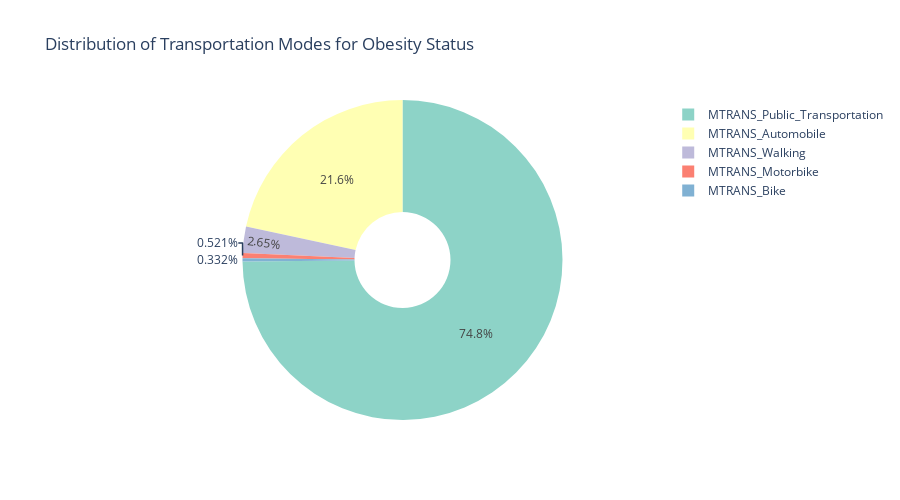

Here is the notebook cell this chart was saved with:
### Code cell
df = pd.DataFrame(df)

# Her bir ulaşım türünün toplam sayısını hesapla
total_counts = df[['MTRANS_Automobile', 'MTRANS_Bike', 'MTRANS_Motorbike', 'MTRANS_Public_Transportation', 'MTRANS_Walking']].sum()

# Pasta grafiğini oluştur
fig = px.pie(
    names=total_counts.index,
    values=total_counts.values,
    title='Distribution of Transportation Modes for Obesity Status',
    labels={'index': 'Transportation Mode', 'value': 'Count'},
    color_discrete_sequence=px.colors.qualitative.Set3,
    hole=0.3,
    height=500
)

# Grafiği göster
fig.show()

### Figure 1 — Plotly figure (JSON) as saved in the notebook; plotly's stock layout.template omitted (floating-point values rounded to 4 significant figures)
{"data": [{"domain": {"x": [0, 1], "y": [0, 1]}, "hole": 0.3, "hovertemplate": "label=%{label}<br>value=%{value}<extra></extra>", "labels": ["MTRANS_Automobile", "MTRANS_Bike", "MTRANS_Motorbike", "MTRANS_Public_Transportation", "MTRANS_Walking"], "legendgroup": "", "name": "", "showlegend": true, "type": "pie", "values": [457, 7, 11, 1580, 56]}], "layout": {"height": 500, "legend": {"tracegroupgap": 0}, "piecolorway": ["rgb(141,211,199)", "rgb(255,255,179)", "rgb(190,186,218)", "rgb(251,128,114)", "rgb(128,177,211)", "rgb(253,180,98)", "rgb(179,222,105)", "rgb(252,205,229)", "rgb(217,217,217)", "rgb(188,128,189)", "rgb(204,235,197)", "rgb(255,237,111)"], "title": {"text": "Distribution of Transportation Modes for Obesity Status"}}}
